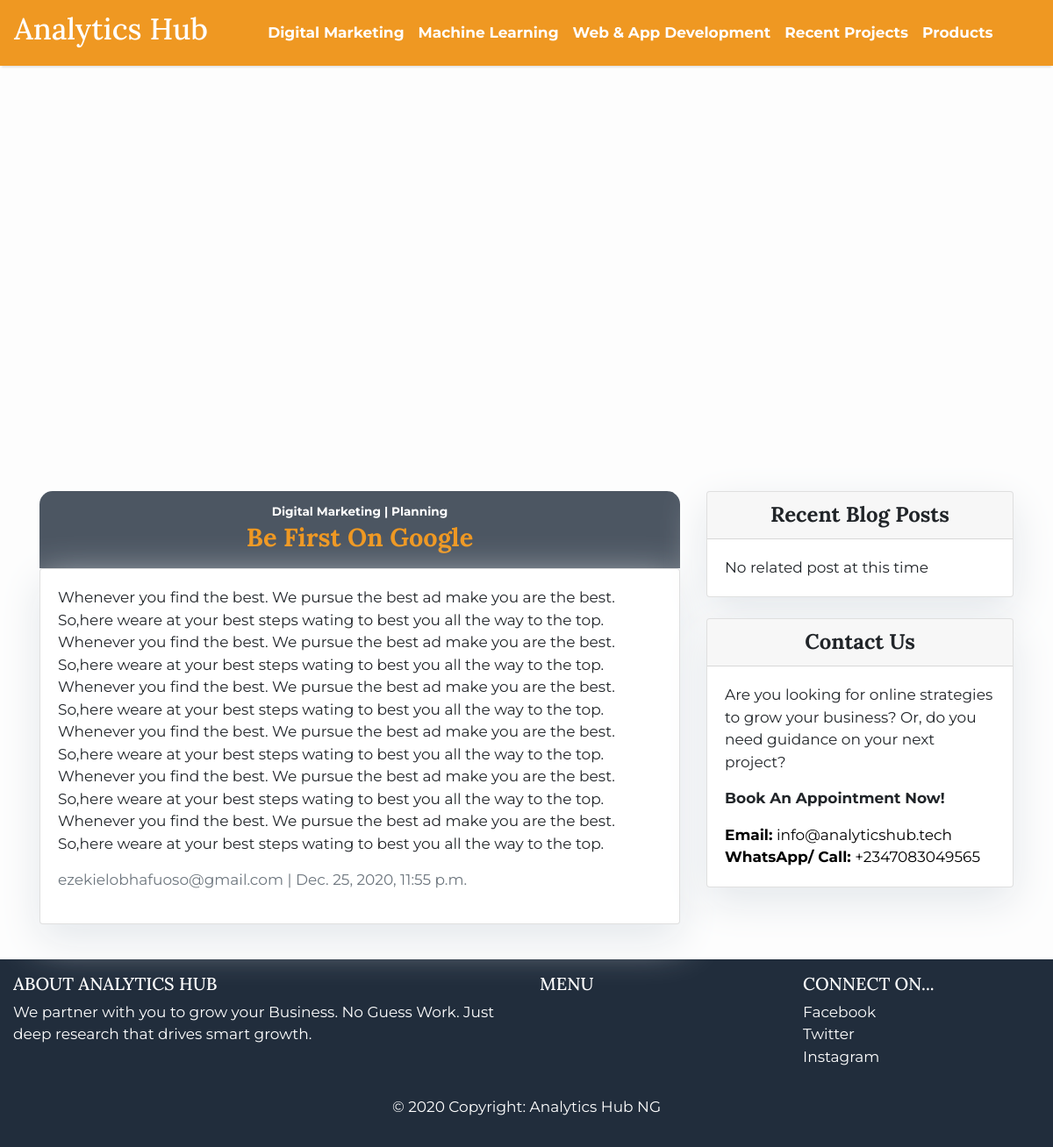
The page /posts/be-first-google/ on the database its author committed.
### mainWebsite/models.py (models this page shows)
class Service (models.Model):
    name = models.CharField(max_length=200, unique=True)
    slug = models.SlugField(max_length=200, unique=True, blank=True, null=True)
    image = models.ImageField(upload_to='service/', blank=True, null=True)
    sales_point = models.TextField()
    class Meta:
        ordering = ['name']
    def __str__(self):
        return self.name

class Post(models.Model):
    title = models.CharField(max_length=200, unique=True)
    post_image = models.ImageField(
        upload_to='post/', default='img/post/personal.png')
    post_image_alt = models.CharField(max_length=200, blank=True,
                                      null=True)
    slug = models.SlugField(max_length=200, unique=True)
    author = models.ForeignKey(User, on_delete=models.CASCADE, related_name='blog_posts')
    service = models.ForeignKey(Service, on_delete=models.CASCADE,
                                   related_name='service_post', blank=True,
                                   null=True,)
    updated_on = models.DateTimeField(auto_now=True)
    focus = models.TextField(blank=True,null=True)
    content = models.TextField()
    created_on = models.DateTimeField(auto_now_add=True)
    status = models.IntegerField(choices=STATUS, default=0)
    stage = models.CharField(max_length=400, choices=STAGE, blank=True,
                             null=True)
    post_type = models.CharField(max_length=400, choices=TYPE,  blank=True,
                             null=True)
    class Meta:
        ordering = ['-created_on']
    def __str__(self):
        return self.title

### account/models.py (models this page shows, shortened)
class CustomUser(AbstractBaseUser, PermissionsMixin):
    email           = models.EmailField(verbose_name="email", max_length=60,unique=True)
    username        = models.CharField(max_length=30, unique=True)
    first_name      = models.CharField(max_length=30, blank=True, null=True)
    last_name       = models.CharField(max_length=30,blank=True, null=True)
    date_joined     = models.DateTimeField(verbose_name="date joined", default=timezone.now)
    last_login      = models.DateTimeField(verbose_name="last login", default=timezone.now)
    is_admin        = models.BooleanField(default=False)
    is_staff        = models.BooleanField(default=False)
    is_active       = models.BooleanField(default=True)
    is_superuser    = models.BooleanField(default=False)
    USERNAME_FIELD = "email"  # i want you to log in with email
    REQUIRED_FIELDS = ['username']
    objects = CustomUserManager()
    def __str__(self):
        return self.email

### mainWebsite/views.py (the view)
# urls.py: url(r'^posts/(?P<slug>.+)/$', views.PostDetail.as_view(), name='post_detail'),
class PostDetail(generic.DetailView):
    model = Post
    template_name = 'mainWebsite/post_detail.html'
    def get_context_data(self, **kwargs):
        context = super(PostDetail, self).get_context_data(**kwargs)
        print(context)
        related_blog_post_by_service = Post.objects.filter(status=1, post_type= self.object.post_type, service=self.object.service).order_by('-created_on').exclude(title=self.object.title)
        context['related_blog_post_by_service'] = related_blog_post_by_service[:5]
        list_of_services = Service.objects.all  # used for main and footer menu
        context['list_of_services'] = list_of_services # used for main and footer menu
        return context

### mainWebsite/templates/mainWebsite/post_detail.html (shortened to what this page needs)
{% extends 'shared/base.html' %}
{% load static%}
{% block navigation %}
{% include "snippets/analyticshub_nav.html" %}
{% endblock %}
{% block content %}
<header class="container">
    <div class="row">
        <video playsinline="playsinline" autoplay="autoplay" muted="muted" loop="loop">
            <source src="{% static "/mainWebsite/img/Man_addressing_meeting_2.mp4" %}" type="video/mp4">
        </video>
    </div>
</header>
<section class="blog-post">
    <div class="container">
        <div class="row">
            <article class="col-md-8">
                <div class="blog-post-heading">
                    <div class="post-heading">
                        <small style="color:#fff" class="card-department">{{ post.service }} |
                            {{ post.stage }}</small>
                        <h1 style="color:#EF9822;font-weight:bold">{{ object.title }}</h1>
                    </div>
                </div>
                <div class="card" style="background-color:#fff">
                    <div class="card-body" style="">
                        <p class="card-text ">{{ object.content | safe }}</p>
                        <p class=" text-muted">{{ post.author }} | {{ post.created_on }}</p>
                    </div>
                </div>
            </article>
            <aside class="col-md-4">
                <div class="row">
                    <div class="col-md-12">
                        {% include 'snippets/related_post.html' with related_post=related_blog_post_by_service %}
                    </div>
                    <div class="col-md-12">
                        {% include 'snippets/contact_us_aside.html' %}
                    </div>
                </div>
            </aside>
        </div>
    </div>
</section>
{% endblock content %}

### templates/snippets/analyticshub_nav.html (shortened to what this page needs)
<nav class="navbar navbar-expand-lg fixed-top shadow">
    <a class="navbar-brand" href="{% url 'home' %}"><h1>Analytics Hub</h1></a>
    <div class="collapse navbar-collapse" id="navbarResponsive">
        <ul class="navbar-nav">
            {% for service in list_of_services %}
                <li><a class="nav-link" href="{% url 'service_detail' service.slug  %} ">{{service}}</a></li>
            {% endfor %}
            <li><a class="nav-link" href="#">Recent Projects</a></li>
            <li><a class="nav-link" href="#">Products</a></li>
        </ul>
    </div>
</nav>

### static/mainWebsite/css/styles.css (style rules this page uses)
body { font-family: 'Lora', serif; font-family: 'Montserrat', sans-serif; font-size: 17px; background-color: #fdfdfd; }
h1, h2, h3, h4, h5 { font-family: 'Lora', serif; }
h1 { font-size: 1.7em; }
p { font-family: 'Montserrat', sans-serif; }
.shadow { box-shadow: 0 4px 2px -2px rgba(0, 0, 0, 0.1); }
.navbar { background-color: #EF9822; }
.navbar-nav { margin: 0 auto; }
.navbar-brand, .navbar-collapse ul li a { color: #fff; font-weight: bold; }
header .row video { position: absolute; top: 26vh; left: 50%; -webkit-transform: translateX(-50%) translateY(-50%); transform: translateX(-50%) translateY(-50%); min-width: 100%; width: 100%; z-index: -1000; overflow: hidden; }
header .row video { top: 55vh; }
.card { box-shadow: 0 16px 48px #E3E7EB; }
.card-department { color: #EF9822; font-weight: bold; }
.blog-post { margin-top: 40vh; }
@media (min-width: 769px) { .blog-post { margin-top: 70vh; } }
video { position: fixed; top: 25%; left: 50%; -webkit-transform: translateX(-50%) translateY(-50%); transform: translateX(-50%) translateY(-50%); min-width: 100%; min-height: 100%; width: 100%; height: auto; z-index: -1000; overflow: hidden; }
.blog-post-heading { color: #fff; text-align: center; }
.post-heading { background-color: rgb(33, 45, 60, .8); border-radius: 15px 15px 0 0; padding: 10px; }
a, a:focus, a:hover { color: #fff; }

### rows shown on the page
Service: name "Digital Marketing"
Service: name "Machine Learning"
Service: name "Web & App Development"
Post: service "Digital Marketing", stage "Planning", title "Be First On Google", content "Whenever you find the best. We pursue the best ad make you are the best. So,here weare at your best steps wating to best you all the way to the top. Whenever you find the best. We pursue the best ad make you are the best. So,here weare at your best steps wating to best you all the way to the top. Whenever you find the best. We pursue the best ad make you are the best. So,here weare at your best steps wating to best you all the way to the top. Whenever you find the best. We pursue the best ad make you are the best. So,here weare at your best steps wating to best you all the way to the top. Whenever you find the best. We pursue the best ad make you are the best. So,here weare at your best…", author "ezekielobhafuoso@gmail.com", created_on "Dec. 25, 2020, 11:55 p.m."
